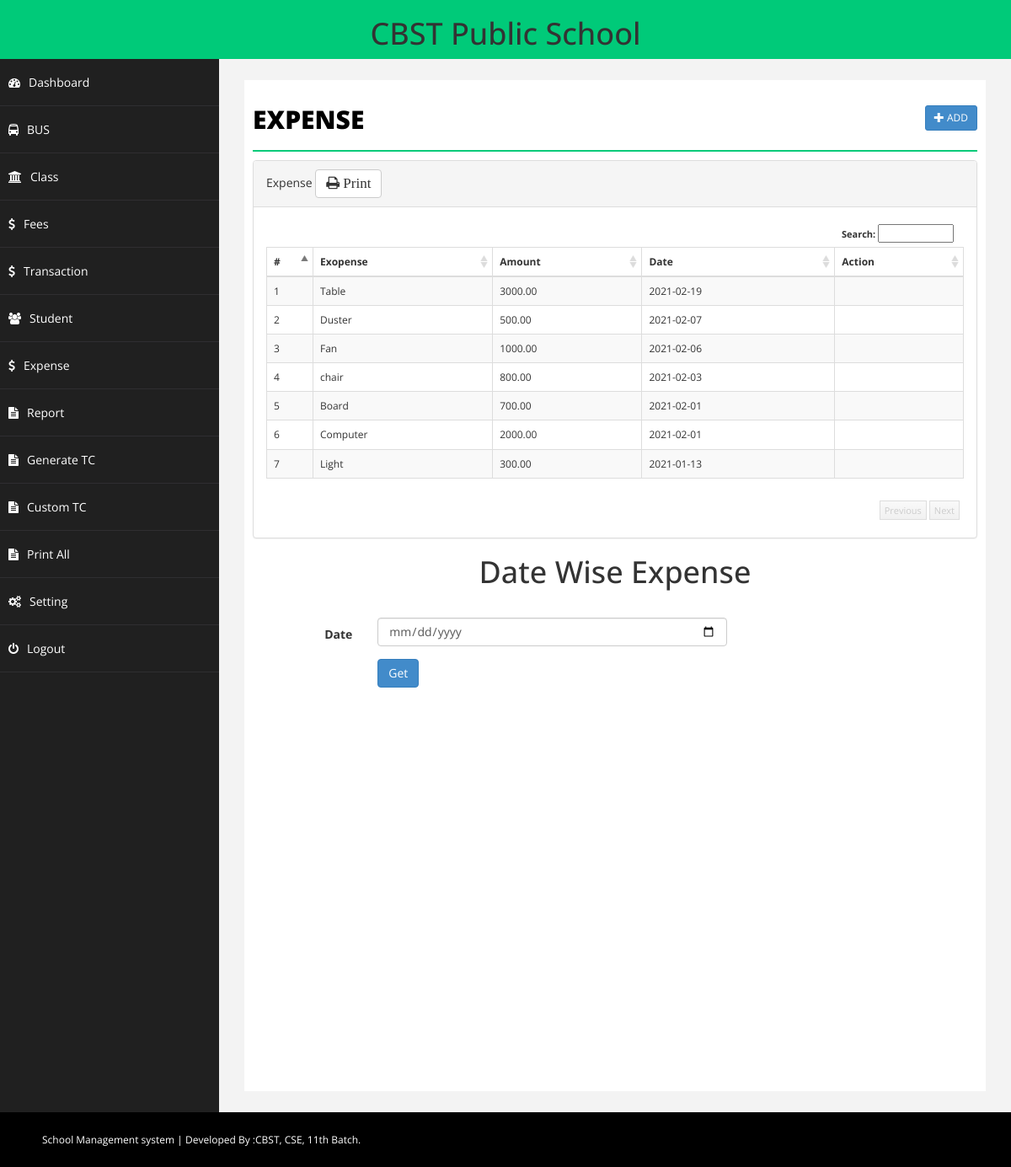
Page /expense.php (signed in) on the committed database.
### tables this page shows
CREATE TABLE `expense` (
  `id` int(11) NOT NULL,
  `name` text NOT NULL,
  `amount` decimal(15,2) DEFAULT NULL,
  `date` date NOT NULL
);

### expense.php (the view, shortened to what this page needs)
<?php
include("php/dbconnect.php");
$action = "add";
$id= '';
?>
<!DOCTYPE html>
<html xmlns="http://www.w3.org/1999/xhtml">
<head>
    <link href="css/bootstrap.css" rel="stylesheet" />
    <link href="css/font-awesome.css" rel="stylesheet" />
    <link href="css/basic.css" rel="stylesheet" />
    <link href="css/custom.css" rel="stylesheet" />
</head>
<?php
include("php/header.php");
?>
        <div id="page-wrapper">
            <div id="page-inner">
                <div class="row">
                    <div class="col-md-12">
                        <h1 class="page-head-line">Expense
						<?php
						echo (isset($_GET['action']) && @$_GET['action']=="add" || @$_GET['action']=="edit")?
						' <a href="expense.php" class="btn btn-primary btn-sm pull-right">Back <i class="glyphicon glyphicon-arrow-right"></i></a>':'<a href="expense.php?action=add" class="btn btn-primary btn-sm pull-right"><i class="glyphicon glyphicon-plus"></i> Add </a>';
						?>
						</h1>
                    </div>
                </div>
        <?php
		 if(isset($_GET['action']) && @$_GET['action']=="add" || @$_GET['action']=="edit")
		 {
		?>
			<script type="text/javascript" src="js/validation/jquery.validate.min.js"></script>
                <div class="row">
                    <div class="col-sm-8 col-sm-offset-2">
               <div class="panel panel-primary">
                        <div class="panel-heading">
                           <?php echo ($action=="add")? "Add Expense": "Edit Class"; ?>
                        </div>
						<form action="expense.php" method="post" id="signupForm1" class="form-horizontal">
                        <div class="panel-body">
						<div class="form-group">
							<div class="form-group">
								<label class="col-sm-2 control-label" for="Password"> Expense </label>
								<div class="col-sm-10">
	                        <textarea class="form-control" id="name" name="name"required></textarea >
								</div>
							</div>
							<label class="col-sm-2 control-label" for="Old">Amount </label>
								<div class="col-sm-10">
									<input type="number" class="form-control" id="amount" name="amount"required >
								</div>
							</div>
							<label class="col-sm-2 control-label" for="Old">Date </label>
								<div class="col-sm-10">
									<input type="date" class="form-control" id="date" name="date" required>
								</div>
							</div>
						<div class="form-group">
								<div class="col-sm-8 col-sm-offset-2">
								<input type="hidden" name="id" value="<?php echo $id;?>">
								<input type="hidden" name="action" value="<?php echo $action;?>">
									<button type="submit" name="save" class="btn btn-primary">Save </button>
								</div>
							</div>
                         </div>
							</form>
                        </div>
                            </div>
                </div>
		<?php
		}else{
		?>
		 <link href="css/datatable/datatable.css" rel="stylesheet" />
		<div class="panel panel-default">
                        <div class="panel-heading">
                           Expense
						   <button type="button"class="btn btn-default" onclick="printDiv('printableArea')"><i class="fa fa-print" aria-hidden="true" style="    font-size: 17px;"> Print</i></button>
                        </div>
                        <div class="panel-body"id="printableArea">
                             <div class="table-sorting table-responsive">
                                <table class="table table-striped table-bordered table-hover" id="tSortable22">
                                    <thead>
                                        <tr>
                                            <th>#</th>
                                            <th>Exopense</th>
                                            <th>Amount</th>
                                            <th>Date</th>
											<th>Action</th>
                                        </tr>
                                    </thead>
                                    <tbody>
									<?php
									$sql = "select name,amount,date from expense order by date DESC";
									$q = $conn->query($sql);
									$i=1;
									while($r = $q->fetch_assoc())
									{
									echo '<tr>
                                            <td>'.$i.'</td>
                                            <td>'.$r['name'].'</td>
                                            <td>'.$r['amount'].'</td>
                                            <td>'.$r['date'].'</td>
											<td>   </td>
                                        </tr>';
										$i++;
									}
									?>
                                    </tbody>
                                </table>
                            </div>
                        </div>
                    </div>
					<div>
					<h1 align="center">Date Wise Expense</h1></br>
					<form action="expense.php" method="post" id="signupForm1" class="form-horizontal">
						<div class="form-group">
							<label class="col-sm-2 control-label" for="Old">Date </label>
								<div class="col-sm-6">
									<input type="date" class="form-control" id="date" name="date" required>
								</div>
							</div>
						<div class="form-group">
								<div class="col-sm-8 col-sm-offset-2">
									<button type="submit" name="submit" class="btn btn-primary">Get </button>
								</div>
							</div>
					</form>
</div>
		<?php
		}
		?>
            </div>
        </div>
    </div>
 <?php include_once'php/footer.php'; ?>

### css/basic.css (style rules this page uses)
body { font-family: 'Open Sans', sans-serif; line-height:25px; }
#page-wrapper { padding: 15px 15px; min-height: 600px; background: #F3F3F3; }
#page-inner { width: 100%; margin: 10px 20px 10px 0px; background-color: #fff!important; padding: 10px; min-height: 1200px; }
.page-head-line { font-size: 30px; text-transform: uppercase; color: #000; font-weight: 800; padding-bottom: 20px; border-bottom: 2px solid #00CA79; margin-bottom: 10px; }
@media (min-width:768px) { #page-wrapper { margin: 0 0 0 260px; padding: 15px 30px; min-height: 1200px; } }

### css/datatable/datatable.css (style rules this page uses)
.dataTable { float: left; }
.table-sorting { padding: 0px; position: relative; font-size: 12px; background-color: #FFF; }
.table-sorting .table { border-top: 1px solid #DDD; border-bottom: 1px solid #DDD; }
.table-sorting .sorting_asc { background: url('../../img/datatable/sort_asc.png') no-repeat center right; cursor: pointer; }
.table-sorting .sorting { background: url('../../img/datatable/sort_both.png') no-repeat center right; cursor: pointer; }

### rows in the picture
expense: name "Table", amount "3000.00", date "2021-02-19"
expense: name "Duster", amount "500.00", date "2021-02-07"
expense: name "Fan", amount "1000.00", date "2021-02-06"
expense: name "chair", amount "800.00", date "2021-02-03"
expense: name "Board", amount "700.00", date "2021-02-01"
expense: name "Computer", amount "2000.00", date "2021-02-01"
expense: name "Light", amount "300.00", date "2021-01-13"
